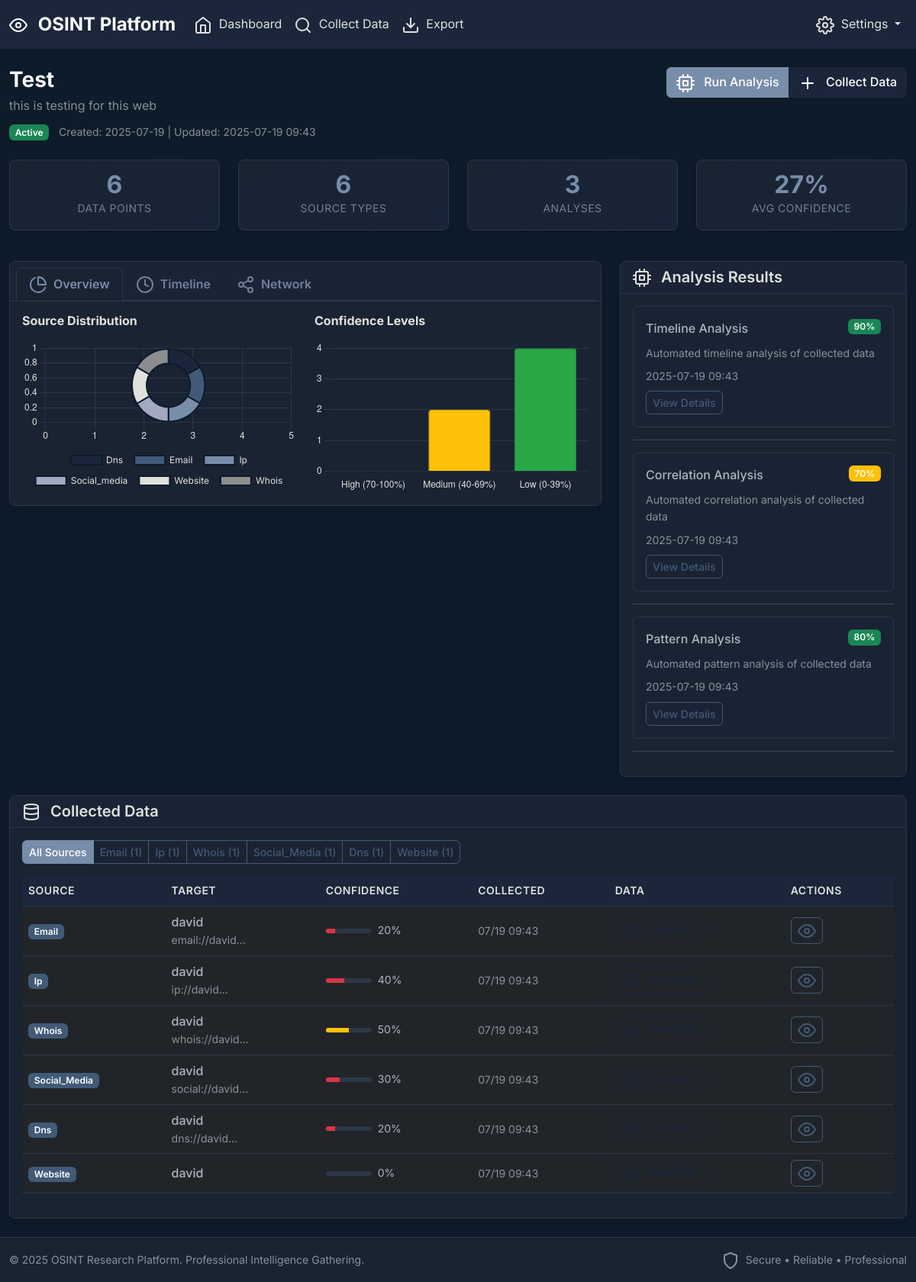
The app's page /investigation/1 with its own data.
### models.py (models this page shows, shortened)
class Investigation(db.Model):
    id = db.Column(db.Integer, primary_key=True)
    name = db.Column(db.String(200), nullable=False)
    description = db.Column(db.Text)
    created_at = db.Column(db.DateTime, default=datetime.utcnow)
    updated_at = db.Column(db.DateTime, default=datetime.utcnow, onupdate=datetime.utcnow)
    status = db.Column(db.String(50), default='active')
    data_entries = db.relationship('DataEntry', backref='investigation', lazy=True, cascade='all, delete-orphan')

class AnalysisResult(db.Model):
    id = db.Column(db.Integer, primary_key=True)
    investigation_id = db.Column(db.Integer, db.ForeignKey('investigation.id'), nullable=False)
    analysis_type = db.Column(db.String(100), nullable=False)  # 'pattern', 'correlation', 'timeline'
    title = db.Column(db.String(200), nullable=False)
    description = db.Column(db.Text)
    results = db.Column(db.Text)  # JSON string of analysis results
    confidence = db.Column(db.Float, default=0.0)
    created_at = db.Column(db.DateTime, default=datetime.utcnow)
    def get_results_dict(self):
        try:
            return json.loads(self.results) if self.results else {}
        except json.JSONDecodeError:
            return {}

class DataEntry(db.Model):
    id = db.Column(db.Integer, primary_key=True)
    investigation_id = db.Column(db.Integer, db.ForeignKey('investigation.id'), nullable=False)
    source_type = db.Column(db.String(100), nullable=False)  # 'website', 'social_media', 'dns', etc.
    source_url = db.Column(db.String(500))
    target = db.Column(db.String(200), nullable=False)  # Search target/query
    data = db.Column(db.Text)  # JSON string of collected data
    meta_data = db.Column(db.Text)  # JSON string of metadata
    collected_at = db.Column(db.DateTime, default=datetime.utcnow)
    confidence_score = db.Column(db.Float, default=0.0)
    def get_data_dict(self):
        try:
            return json.loads(self.data) if self.data else {}
        except json.JSONDecodeError:
            return {}
    def get_metadata_dict(self):
        try:
            return json.loads(self.meta_data) if self.meta_data else {}
        except json.JSONDecodeError:
            return {}

### routes.py (the view)
@app.route('/investigation/<int:id>')
def view_investigation(id):
    investigation = Investigation.query.get_or_404(id)
    data_entries = DataEntry.query.filter_by(investigation_id=id).order_by(DataEntry.collected_at.desc()).all()
    analysis_results = AnalysisResult.query.filter_by(investigation_id=id).order_by(AnalysisResult.created_at.desc()).all()
    data_by_source = {}
    for entry in data_entries:
        if entry.source_type not in data_by_source:
            data_by_source[entry.source_type] = []
        data_by_source[entry.source_type].append(entry)
    return render_template('analysis.html',
                         investigation=investigation,
                         data_entries=data_entries,
                         data_by_source=data_by_source,
                         analysis_results=analysis_results)

### templates/analysis.html (shortened to what this page needs)
{% extends "base.html" %}
{% block content %}
<div class="container-fluid py-4">
    <div class="row mb-4">
        <div class="col-12">
            <div class="d-flex justify-content-between align-items-start">
                <div>
                    <h1 class="h3 fw-bold text-light mb-1">{{ investigation.name }}</h1>
                    <p class="text-muted mb-0">{{ investigation.description or 'Investigation analysis and data visualization' }}</p>
                    <div class="mt-2">
                        <span class="badge bg-{% if investigation.status == 'active' %}success{% else %}secondary{% endif %} me-2">
                            {{ investigation.status.title() }}
                        </span>
                        <span class="text-muted small">
                            Created: {{ investigation.created_at.strftime('%Y-%m-%d') }} |
                            Updated: {{ investigation.updated_at.strftime('%Y-%m-%d %H:%M') }}
                        </span>
                    </div>
                </div>
                <div class="btn-group">
                    <a href="{{ url_for('analyze_investigation', investigation_id=investigation.id) }}" class="btn btn-accent">
                        <i data-feather="cpu" class="me-2"></i>
                        Run Analysis
                    </a>
                    <a href="{{ url_for('search') }}" class="btn btn-primary">
                        <i data-feather="plus" class="me-2"></i>
                        Collect Data
                    </a>
                </div>
            </div>
        </div>
    </div>
    <div class="row mb-4">
        <div class="col-md-3 mb-3">
            <div class="card stat-card">
                <div class="card-body text-center">
                    <div class="stat-number">{{ data_entries|length }}</div>
                    <div class="stat-label">Data Points</div>
                </div>
            </div>
        </div>
        <div class="col-md-3 mb-3">
            <div class="card stat-card">
                <div class="card-body text-center">
                    <div class="stat-number">{{ data_by_source.keys()|length }}</div>
                    <div class="stat-label">Source Types</div>
                </div>
            </div>
        </div>
        <div class="col-md-3 mb-3">
            <div class="card stat-card">
                <div class="card-body text-center">
                    <div class="stat-number">{{ analysis_results|length }}</div>
                    <div class="stat-label">Analyses</div>
                </div>
            </div>
        </div>
        <div class="col-md-3 mb-3">
            <div class="card stat-card">
                <div class="card-body text-center">
                    <div class="stat-number">{{ ((data_entries|map(attribute='confidence_score')|sum / data_entries|length) * 100)|round|int if data_entries else 0 }}%</div>
                    <div class="stat-label">Avg Confidence</div>
                </div>
            </div>
        </div>
    </div>
    <div class="row">
        <div class="col-lg-8 mb-4">
            <div class="card">
                <div class="card-header">
                    <ul class="nav nav-tabs card-header-tabs" id="visualizationTabs" role="tablist">
                        <li class="nav-item" role="presentation">
                            <button class="nav-link active" id="overview-tab" data-bs-toggle="tab" data-bs-target="#overview" type="button" role="tab">
                                <i data-feather="pie-chart" class="me-2"></i>Overview
                            </button>
                        </li>
                        <li class="nav-item" role="presentation">
                            <button class="nav-link" id="timeline-tab" data-bs-toggle="tab" data-bs-target="#timeline" type="button" role="tab">
                                <i data-feather="clock" class="me-2"></i>Timeline
                            </button>
                        </li>
                        <li class="nav-item" role="presentation">
                            <button class="nav-link" id="network-tab" data-bs-toggle="tab" data-bs-target="#network" type="button" role="tab">
                                <i data-feather="share-2" class="me-2"></i>Network
                            </button>
                        </li>
                    </ul>
                </div>
                <div class="card-body">
                    <div class="tab-content">
                        <div class="tab-pane fade show active" id="overview" role="tabpanel">
                            <div class="row">
                                <div class="col-md-6">
                                    <h6 class="fw-bold mb-3">Source Distribution</h6>
                                    <canvas id="sourceChart" width="400" height="200"></canvas>
                                </div>
                                <div class="col-md-6">
                                    <h6 class="fw-bold mb-3">Confidence Levels</h6>
                                    <canvas id="confidenceChart" width="400" height="200"></canvas>
                                </div>
                            </div>
                        </div>
                    </div>
                </div>
            </div>
        </div>
        <div class="col-lg-4 mb-4">
            <div class="card">
                <div class="card-header">
                    <h5 class="card-title mb-0">
                        <i data-feather="cpu" class="me-2"></i>
                        Analysis Results
                    </h5>
                </div>
                <div class="card-body">
                    {% if analysis_results %}
                        {% for result in analysis_results %}
                        <div class="analysis-item mb-3">
                            <div class="d-flex justify-content-between align-items-start mb-2">
                                <div class="fw-medium">{{ result.title }}</div>
                                <span class="badge bg-{% if result.confidence > 0.7 %}success{% elif result.confidence > 0.4 %}warning{% else %}danger{% endif %}">
                                    {{ (result.confidence * 100)|round|int }}%
                                </span>
                            </div>
                            <div class="text-muted small mb-2">{{ result.description }}</div>
                            <div class="text-muted small">{{ result.created_at.strftime('%Y-%m-%d %H:%M') }}</div>
                            {% if result.get_results_dict() %}
                            <button class="btn btn-sm btn-outline-secondary mt-2" type="button" data-bs-toggle="collapse" data-bs-target="#result{{ result.id }}">
                                View Details
                            </button>
                            {% endif %}
                        </div>
                        <hr>
                        {% endfor %}
                    {% endif %}
                </div>
            </div>
        </div>
    </div>
    <div class="row">
        <div class="col-12">
            <div class="card">
                <div class="card-header">
                    <h5 class="card-title mb-0">
                        <i data-feather="database" class="me-2"></i>
                        Collected Data
                    </h5>
                </div>
                <div class="card-body">
                    {% if data_entries %}
                        <div class="mb-3">
                            <div class="btn-group" role="group">
                                <label class="btn btn-outline-secondary btn-sm" for="all">All Sources</label>
                                {% for source_type in data_by_source.keys() %}
                                <label class="btn btn-outline-secondary btn-sm" for="{{ source_type }}">
                                    {{ source_type.title() }} ({{ data_by_source[source_type]|length }})
                                </label>
                                {% endfor %}
                            </div>
                        </div>
                        <div class="table-responsive">
                            <table class="table table-hover data-table" id="dataTable">
                                <thead>
                                    <tr>
                                        <th>Source</th>
                                        <th>Target</th>
                                        <th>Confidence</th>
                                        <th>Collected</th>
                                        <th>Data</th>
                                        <th>Actions</th>
                                    </tr>
                                </thead>
                                <tbody>
                                    {% for entry in data_entries %}
                                    <tr data-source="{{ entry.source_type }}">
                                        <td>
                                            <span class="badge bg-secondary">{{ entry.source_type.title() }}</span>
                                        </td>
                                        <td>
                                            <div class="fw-medium">{{ entry.target }}</div>
                                            {% if entry.source_url %}
                                            <div class="text-muted small">{{ entry.source_url[:50] }}...</div>
                                            {% endif %}
                                        </td>
                                        <td>
                                            <div class="d-flex align-items-center">
                                                <div class="progress me-2" style="width: 60px; height: 6px;">
                                                    <div class="progress-bar bg-{% if entry.confidence_score > 0.7 %}success{% elif entry.confidence_score > 0.4 %}warning{% else %}danger{% endif %}"
                                                         style="width: {{ (entry.confidence_score * 100)|round|int }}%"></div>
                                                </div>
                                                <small>{{ (entry.confidence_score * 100)|round|int }}%</small>
                                            </div>
                                        </td>
                                        <td>
                                            <span class="text-muted small">{{ entry.collected_at.strftime('%m/%d %H:%M') }}</span>
                                        </td>
                                        <td>
                                            <button class="btn btn-sm btn-outline-primary" type="button" data-bs-toggle="collapse" data-bs-target="#data{{ entry.id }}">
                                                <i data-feather="eye" class="me-1"></i>
                                            </button>
                                        </td>
                                        <td>
                                            <div class="btn-group btn-group-sm">
                                                <button class="btn btn-outline-secondary" type="button" data-bs-toggle="collapse" data-bs-target="#data{{ entry.id }}">
                                                    <i data-feather="eye"></i>
                                                </button>
                                            </div>
                                        </td>
                                    </tr>
                                    {% endfor %}
                                </tbody>
                            </table>
                        </div>
                    {% endif %}
                </div>
            </div>
        </div>
    </div>
</div>
{% endblock %}
{% block scripts %}
<script>
    // Initialize visualizations
    document.addEventListener('DOMContentLoaded', function() {
        // Load visualization data
        fetch(`/api/visualization_data/{{ investigation.id }}`)
            .then(response => response.json())
            .then(data => {
                initializeCharts(data);
            })
            .catch(error => {
                console.error('Error loading visualization data:', error);
            });
        // Source filter functionality
        const sourceFilters = document.querySelectorAll('input[name="sourceFilter"]');
        const tableRows = document.querySelectorAll('#dataTable tbody tr[data-source]');
        sourceFilters.forEach(filter => {
            filter.addEventListener('change', function() {
                const selectedSource = this.value;
                tableRows.forEach(row => {
                    if (selectedSource === 'all' || row.dataset.source === selectedSource) {
                        row.style.display = '';
                    } else {
                        row.style.display = 'none';
                    }
                });
            });
        });
    });
</script>
{% endblock %}

### records on screen
Investigation: name "Test", description "this is testing for this web", status "Active", created_at "2025-07-19", updated_at "2025-07-19 09:43"
AnalysisResult: title "Timeline Analysis", (result.confidence*100)|round|int "90", description "Automated timeline analysis of collected data", created_at "2025-07-19 09:43"
AnalysisResult: title "Correlation Analysis", (result.confidence*100)|round|int "70", description "Automated correlation analysis of collected data", created_at "2025-07-19 09:43"
AnalysisResult: title "Pattern Analysis", (result.confidence*100)|round|int "80", description "Automated pattern analysis of collected data", created_at "2025-07-19 09:43"
DataEntry: title "Email", data_by_source "1", source_type "Email", target "david", source_url "email://david", (entry.confidence_score*100)|round|int "20", collected_at "07/19 09:43"
DataEntry: title "Ip", data_by_source "1", source_type "Ip", target "david", source_url "ip://david", (entry.confidence_score*100)|round|int "40", collected_at "07/19 09:43"
DataEntry: title "Whois", data_by_source "1", source_type "Whois", target "david", source_url "whois://david", (entry.confidence_score*100)|round|int "50", collected_at "07/19 09:43"
DataEntry: title "Social_Media", data_by_source "1", source_type "Social_Media", target "david", source_url "social://david", (entry.confidence_score*100)|round|int "30", collected_at "07/19 09:43"
DataEntry: title "Dns", data_by_source "1", source_type "Dns", target "david", source_url "dns://david", (entry.confidence_score*100)|round|int "20", collected_at "07/19 09:43"
DataEntry: title "Website", data_by_source "1", source_type "Website", target "david", (entry.confidence_score*100)|round|int "0", collected_at "07/19 09:43"

### other values on screen
{{ data_entries|length }} "6"
{{ data_by_source.keys()|length }} "6"
{{ analysis_results|length }} "3"
chart data {{ investigation.id }} 1
